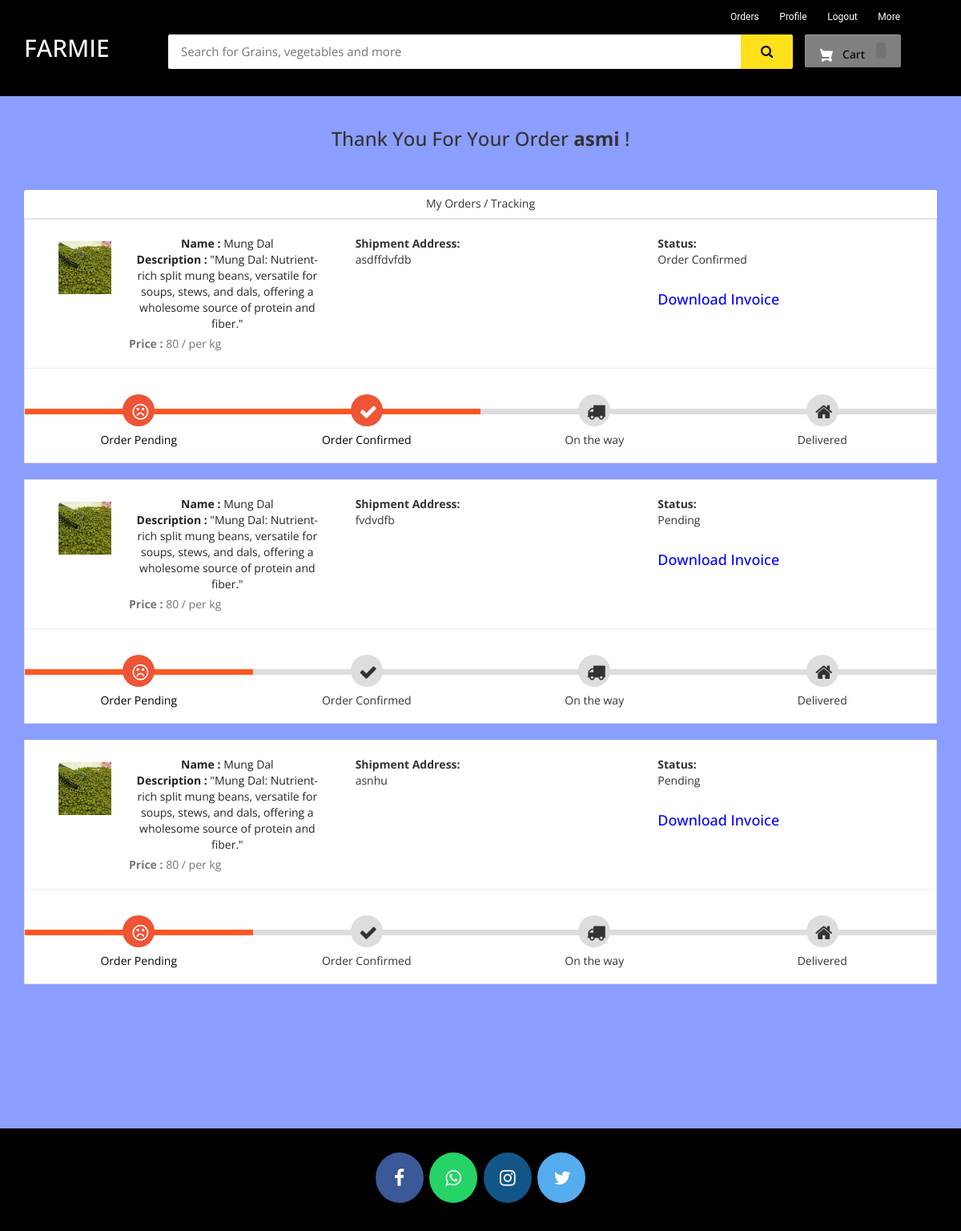
Screenshot of /my-order (signed in) with the database file from the repository.
### ecom/models.py (models this page shows, shortened)
class Product(models.Model):
    id = models.BigAutoField(primary_key=True)
    name=models.CharField(max_length=40)
    product_image= models.ImageField(upload_to='product_image/',null=True,blank=True)
    price = models.PositiveIntegerField()
    description=models.CharField(max_length=200)

class Orders(models.Model):
    STATUS =(
        ('Pending','Pending'),
        ('Order Confirmed','Order Confirmed'),
        ('Out for Delivery','Out for Delivery'),
        ('Delivered','Delivered'),
    )
    customer=models.ForeignKey('Customer', on_delete=models.CASCADE,null=True)
    product=models.ForeignKey('Product',on_delete=models.CASCADE,null=True)
    email = models.CharField(max_length=50,null=True)
    address = models.CharField(max_length=500,null=True)
    mobile = models.CharField(max_length=20,null=True)
    order_date= models.DateField(auto_now_add=True,null=True)
    status=models.CharField(max_length=50,null=True,choices=STATUS)

### ecom/views.py (the view)
# urls.py: path('my-order', views.my_order_view,name='my-order'),
@login_required(login_url='customerlogin')
@user_passes_test(is_customer)
def my_order_view(request):
    customer=models.Customer.objects.get(user_id=request.user.id)
    orders=models.Orders.objects.all().filter(customer_id = customer)
    ordered_products=[]
    for order in orders:
        ordered_product=models.Product.objects.all().filter(id=order.product.id)
        ordered_products.append(ordered_product)
    return render(request,'ecom/my_order.html',{'data':zip(ordered_products,orders)})

### ecom/views.py (called while the page is built)
def is_customer(user):
    return user.groups.filter(name='CUSTOMER').exists()

### templates/ecom/my_order.html (shortened to what this page needs)
{% extends 'ecom/customer_base.html' %}
{% load static %}
{% block content %}
<br>
<h3 style="text-align:center;">Thank You For Your Order  <strong>{{request.user}}</strong> !</h3> <br><br>
<div class="container">
    <header class="card-header" style="text-align:center;"> My Orders / Tracking </header>
    {% for products,order in data %}
    <article class="card">
        <div class="card-body">
            <ul class="row" style="margin-left:20px;margin-top:20px;">
                <li class="col-md-4">
                  <figure class="itemside mb-3">
                    {%for product in products%}
                      <div class="aside"><img src="{% static product.product_image.url %}" class="img-sm border"></div>
                      <figcaption class="info align-self-center">
                          <p class="title"><strong>Name : </strong>{{product.name}} <br> <strong>Description : </strong>{{product.description}}</p> <span class="text-muted"><strong>Price : </strong>{{product.price}} / per kg </span>
                      </figcaption>
                  </figure>
                </li>
                <li class="col-md-4">
                    <div class="col"> <strong>Shipment Address:</strong> <br> {{order.address}}</div>
                </li>
                <li class="col-md-4">
                    <div class="col"> <strong>Status:</strong> <br> {{order.status}} </div> <br>
                    <h4><a style="text-decoration:none; color:blue;" href="{% url 'download-invoice' order.id product.id  %}" >Download Invoice</a></h4>
                </li>
                {%endfor%}
            </ul>
            <hr>
            <div class="track">
                {%if order.status == 'Pending' %}
                <div class="step active"> <span class="icon"> <i style="padding-top:5px; padding-right:20px;" class="fa fa-frown-o"></i> </span> <span class="text">Order Pending</span> </div>
                <div class="step "> <span class="icon"> <i style="padding-top:5px; padding-right:20px;" class="fa fa-check"></i> </span> <span class="text"> Order Confirmed</span> </div>
                <div class="step "> <span class="icon"> <i style="padding-top:5px; padding-right:20px;" class="fa fa-truck"></i> </span> <span class="text"> On the way </span> </div>
                <div class="step "> <span class="icon"> <i style="padding-top:5px; padding-right:20px;" class="fa fa-home"></i> </span> <span class="text">Delivered</span> </div>
                {%elif order.status == 'Order Confirmed' %}
                <div class="step active"> <span class="icon"> <i style="padding-top:5px; padding-right:20px;" class="fa fa-frown-o"></i> </span> <span class="text">Order Pending</span> </div>
                <div class="step active"> <span class="icon"> <i style="padding-top:5px; padding-right:20px;" class="fa fa-check"></i> </span> <span class="text"> Order Confirmed</span> </div>
                <div class="step "> <span class="icon"> <i style="padding-top:5px; padding-right:20px;" class="fa fa-truck"></i> </span> <span class="text"> On the way </span> </div>
                <div class="step "> <span class="icon"> <i style="padding-top:5px; padding-right:20px;" class="fa fa-home"></i> </span> <span class="text">Delivered</span> </div>
                {%endif%}
            </div>
        </div>
    </article><br>
    {%endfor%}
</div>
<br><br><br><br><br>
{% endblock content %}

### templates/ecom/customer_base.html (shortened to what this page needs)
<html>
{% load static %}
<head>
<link rel="stylesheet" href="https://maxcdn.bootstrapcdn.com/bootstrap/3.3.0/css/bootstrap.min.css">
<link rel="stylesheet" href="https://maxcdn.bootstrapcdn.com/font-awesome/4.7.0/css/font-awesome.min.css">
</head>
<body>
<div id="navbar">
    <div class="container">
        <div class="row row1">
            <ul class="largenav pull-right">
                <li class="upper-links"><a class="links" href="/my-order">Orders</a></li>
                <li class="upper-links"><a class="links" href="/my-profile">Profile</a></li>
                  <li class="upper-links"><a class="links" href="/logout">Logout</a></li>
                <li class="upper-links dropdown"><a class="links" href="">More</a>
                </li>
            </ul>
        </div>
        <div class="row row2">
            <div class="col-sm-2">
                <h2 style="margin:0px;"><a style="text-decoration:none; color:white;" href="/"><span class="largenav">FARMIE </span></a></h2>
            </div>
            <div class="navbar-search smallsearch col-sm-8 col-xs-11">
              <form  action="/search" method="get">
                <div class="row"> <input class="navbar-input col-xs-11" type="search" placeholder="Search for Grains, vegetables and more" name="query" id="query">
                  <button class="navbar-button col-xs-1" type="submit">
                  </button>
                </div>
              </form>
            </div>
            <div class="cart1 largenav col-sm-2"> <a class="cart-button" href="/cart">  Cart <span class="item-number ">{{ product_count_in_cart }}</span> </a> </div>
        </div>
    </div>
</div>
{% block content %}
{% endblock content %}
<br><br><br>
<footer>
  <p>
    <a id="ftr" href="https://facebook.com" class="fa fa-facebook"></a>
    <a id="ftr" href="https://api.whatsapp.com" class="fa fa-whatsapp"></a>
    <a id="ftr" href="https://instagram.com" class="fa fa-instagram"></a>
    <a id="ftr" href="https://twitter.com" class="fa fa-twitter"></a>
  </p>
  <br>
</footer>
</body>
</html>

### templates/ecom/customer_base.html (style rules this page uses)
body { background-color: #ebe0e0 }
#navbar { background-color: #000; color: black; }
.row1 { padding-top: 10px; padding-right: 50px }
.row2 { padding-bottom: 20px }
.navbar-input { padding: 11px 16px; border-radius: 2px 0 0 2px; border: 0 none; outline: 0 none; font-size: 15px }
.navbar-button { background-color: #ffe11b; border: 1px solid #ffe11b; border-radius: 0 2px 2px 0; color: #565656; padding: 10px 0; height: 43px; cursor: pointer }
.cart-button { background-color: #808080; box-shadow: 0 4px 4px 0 rgba(0, 0, 0, .23), inset 1px 1px 0 0 hsla(0, 0%, 100%, .2); padding: 10px 0; text-align: center; height: 41px; border-radius: 2px; font-weight: 500; width: 120px; display: inline-block; color: #FFFFFF; text-decoration: none; color: inherit; border: none; outline: none }
.cart-svg { display: inline-block; width: 16px; height: 16px; vertical-align: middle; margin-right: 8px }
.item-number { border-radius: 3px; background-color: rgba(0, 0, 0, .1); height: 20px; padding: 3px 6px; font-weight: 500; display: inline-block; color: #fff; line-height: 12px; margin-left: 10px }
.upper-links { display: inline-block; padding: 0 11px; line-height: 23px; font-family: 'Roboto', sans-serif; letter-spacing: 0; color: inherit; border: none; outline: none; font-size: 12px }
.dropdown { position: relative; display: inline-block; margin-bottom: 0px }
.links { color: #fff; text-decoration: none }
.largenav { display: none }
.smallsearch { margin-left: 15px; margin-top: 15px }
footer { padding: 0px 0px 0px 0px; background-color: black; margin: 0px; }
#ftr { padding: 20px; }
.fa { font-size: 23px; width: 60px; text-align: center; text-decoration: none; margin: 5px 2px; border-radius: 50%; }
.fa-facebook { background: #3B5998; color: white; margin-top: 30px; }
.fa-whatsapp { background: #25d366; color: white; }
.fa-twitter { background: #55ACEE; color: white; }
.fa-instagram { background: #125688; color: white; }
p { text-align: center; }
@media screen and (min-width: 768px) { .largenav { display: block } }
@media screen and (min-width: 768px) { .smallsearch { margin: 0px } }

### templates/ecom/my_order.html (style rules this page uses)
body { background-color: #8C9EFF; font-family: 'Open Sans', serif }
.container { margin-top: 0px; margin-bottom: 0px }
.card { position: relative; display: -webkit-box; display: -ms-flexbox; display: flex; -webkit-box-orient: vertical; -webkit-box-direction: normal; -ms-flex-direction: column; flex-direction: column; min-width: 0; word-wrap: break-word; background-color: #fff; background-clip: border-box; border: 1px solid rgba(0, 0, 0, 0.1); border-radius: 0.10rem }
.card-header:first-child { border-radius: calc(0.37rem - 1px) calc(0.37rem - 1px) 0 0 }
.card-header { padding: 0.75rem 1.25rem; margin-bottom: 0; background-color: #fff; border-bottom: 1px solid rgba(0, 0, 0, 0.1) }
.track { position: relative; background-color: #ddd; height: 7px; display: -webkit-box; display: -ms-flexbox; display: flex; margin-bottom: 60px; margin-top: 50px }
.track .step { -webkit-box-flex: 1; -ms-flex-positive: 1; flex-grow: 1; width: 25%; margin-top: -18px; text-align: center; position: relative }
.track .step.active:before { background: #FF5722 }
.track .step::before { height: 7px; position: absolute; content: ""; width: 100%; left: 0; top: 18px }
.track .step.active .icon { background: #ee5435; color: #fff }
.track .icon { display: inline-block; width: 40px; height: 40px; line-height: 40px; position: relative; border-radius: 100%; background: #ddd }
.track .step.active .text { font-weight: 400; color: #000 }
.track .text { display: block; margin-top: 7px }
.itemside { position: relative; display: -webkit-box; display: -ms-flexbox; display: flex; width: 100% }
.itemside .aside { position: relative; -ms-flex-negative: 0; flex-shrink: 0 }
.img-sm { width: 80px; height: 80px; padding: 7px }
ul.row, ul.row-sm { list-style: none; padding: 0 }
.itemside .info { padding-left: 15px; padding-right: 7px }
.itemside .title { display: block; margin-bottom: 5px; color: #212529 }
p { margin-top: 0; margin-bottom: 1rem }

### rows the page displays
Orders: address "asdffdvfdb", status "Order Confirmed", shows "Order Pending"
Product: product_image (picture), name "Mung Dal", description "\"Mung Dal: Nutrient-rich split mung beans, versatile for soups, stews, and dals, offering a wholesome source of protein and fiber.\"", price "80"
Orders: address "fvdvdfb", status "Pending", shows "Order Pending"
Orders: address "asnhu", status "Pending", shows "Order Pending"

### other values shown
{{ request.user }} "asmi"
